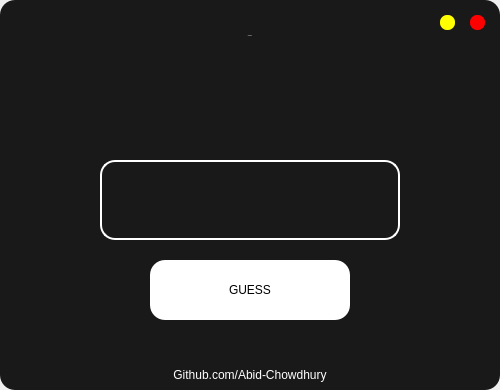
<?xml version="1.0" encoding="UTF-8"?>
<ui version="4.0">
 <class>MainWindow</class>
 <widget class="QMainWindow" name="MainWindow">
  <property name="geometry">
   <rect>
    <x>0</x>
    <y>0</y>
    <width>500</width>
    <height>390</height>
   </rect>
  </property>
  <property name="windowTitle">
   <string>MainWindow</string>
  </property>
  <widget class="QWidget" name="centralwidget">
   <widget class="QFrame" name="frame">
    <property name="geometry">
     <rect>
      <x>0</x>
      <y>0</y>
      <width>500</width>
      <height>390</height>
     </rect>
    </property>
    <property name="cursor">
     <cursorShape>ArrowCursor</cursorShape>
    </property>
    <property name="styleSheet">
     <string notr="true">QFrame {
	background-color: rgb(25,25,25);
	border-radius: 15px;

}</string>
    </property>
    <property name="frameShape">
     <enum>QFrame::StyledPanel</enum>
    </property>
    <property name="frameShadow">
     <enum>QFrame::Raised</enum>
    </property>
    <widget class="QLabel" name="label_title">
     <property name="geometry">
      <rect>
       <x>0</x>
       <y>0</y>
       <width>500</width>
       <height>70</height>
      </rect>
     </property>
     <property name="font">
      <font>
       <family>Adam Bold</family>
       <pointsize>-1</pointsize>
       <italic>false</italic>
       <bold>false</bold>
       <stylestrategy>PreferAntialias</stylestrategy>
      </font>
     </property>
     <property name="styleSheet">
      <string notr="true">QLabel {
	color: white;
	font: 40px  &quot;Adam Bold&quot;;
	background: none
}</string>
     </property>
     <property name="text">
      <string>WORDLE</string>
     </property>
     <property name="alignment">
      <set>Qt::AlignCenter</set>
     </property>
    </widget>
    <widget class="QLineEdit" name="entry_guess">
     <property name="geometry">
      <rect>
       <x>100</x>
       <y>160</y>
       <width>300</width>
       <height>80</height>
      </rect>
     </property>
     <property name="font">
      <font>
       <family>Adam Bold</family>
       <pointsize>-1</pointsize>
       <italic>false</italic>
       <bold>false</bold>
       <stylestrategy>PreferAntialias</stylestrategy>
      </font>
     </property>
     <property name="cursor">
      <cursorShape>IBeamCursor</cursorShape>
     </property>
     <property name="focusPolicy">
      <enum>Qt::StrongFocus</enum>
     </property>
     <property name="styleSheet">
      <string notr="true">QLineEdit {
	color: rgb(255,255,255);
	background-color: rgba(0,0,0,0);
	border: 2px solid rgba(255,255,255,255);
	border-radius: 15px;
	font: 50px &quot;Adam Bold&quot;;
	text-transform: uppercase;
}

</string>
     </property>
     <property name="maxLength">
      <number>5</number>
     </property>
     <property name="frame">
      <bool>true</bool>
     </property>
     <property name="echoMode">
      <enum>QLineEdit::Normal</enum>
     </property>
     <property name="alignment">
      <set>Qt::AlignCenter</set>
     </property>
     <property name="dragEnabled">
      <bool>false</bool>
     </property>
     <property name="readOnly">
      <bool>false</bool>
     </property>
     <property name="cursorMoveStyle">
      <enum>Qt::LogicalMoveStyle</enum>
     </property>
     <property name="clearButtonEnabled">
      <bool>false</bool>
     </property>
    </widget>
    <widget class="QPushButton" name="button_guess">
     <property name="geometry">
      <rect>
       <x>150</x>
       <y>260</y>
       <width>200</width>
       <height>60</height>
      </rect>
     </property>
     <property name="styleSheet">
      <string notr="true">QPushButton {
	color: black;
	background-color: white;
	font: 40px &quot;Adam Bold&quot;;
	border-radius: 15px;
}

QPushButton::hover {
	font: 42px &quot;Adam Bold&quot;
}

</string>
     </property>
     <property name="text">
      <string>GUESS</string>
     </property>
    </widget>
    <widget class="QPushButton" name="button_minimize">
     <property name="geometry">
      <rect>
       <x>440</x>
       <y>15</y>
       <width>15</width>
       <height>15</height>
      </rect>
     </property>
     <property name="styleSheet">
      <string notr="true">QPushButton {
	background-color: #ff0;
	border-radius: 7px;
}
</string>
     </property>
     <property name="text">
      <string/>
     </property>
    </widget>
    <widget class="QPushButton" name="button_close">
     <property name="geometry">
      <rect>
       <x>470</x>
       <y>15</y>
       <width>15</width>
       <height>15</height>
      </rect>
     </property>
     <property name="styleSheet">
      <string notr="true">QPushButton {
	background-color: #ff0000;
	border-radius: 7px
}</string>
     </property>
     <property name="text">
      <string/>
     </property>
    </widget>
    <widget class="QPushButton" name="button_credit">
     <property name="geometry">
      <rect>
       <x>0</x>
       <y>360</y>
       <width>500</width>
       <height>30</height>
      </rect>
     </property>
     <property name="styleSheet">
      <string notr="true">QPushButton {
	color: white;
	font: 20px &quot;Adam Medium&quot;;
	border-radius: 15px;
}

QPushButton::hover {
	font: 22px &quot;Adam Bold&quot;
}</string>
     </property>
     <property name="text">
      <string>Github.com/Abid-Chowdhury</string>
     </property>
    </widget>
    <widget class="QLabel" name="label_previous_guess_1">
     <property name="geometry">
      <rect>
       <x>70</x>
       <y>90</y>
       <width>70</width>
       <height>70</height>
      </rect>
     </property>
     <property name="styleSheet">
      <string notr="true">QLabel {
	color: rgb(150,150,150);
	font: 40px &quot;Adam Bold&quot;;
	background-color: rgba(0,0,0,0);

}</string>
     </property>
     <property name="text">
      <string/>
     </property>
     <property name="alignment">
      <set>Qt::AlignCenter</set>
     </property>
    </widget>
    <widget class="QLabel" name="label_previous_guess_3">
     <property name="geometry">
      <rect>
       <x>210</x>
       <y>90</y>
       <width>70</width>
       <height>70</height>
      </rect>
     </property>
     <property name="styleSheet">
      <string notr="true">QLabel {
	color: rgb(150,150,150);
	font: 40px &quot;Adam Bold&quot;;
	background-color: rgba(0,0,0,0);
	
}</string>
     </property>
     <property name="text">
      <string/>
     </property>
     <property name="alignment">
      <set>Qt::AlignCenter</set>
     </property>
    </widget>
    <widget class="QLabel" name="label_previous_guess_4">
     <property name="geometry">
      <rect>
       <x>280</x>
       <y>90</y>
       <width>70</width>
       <height>70</height>
      </rect>
     </property>
     <property name="styleSheet">
      <string notr="true">QLabel {
	color: rgb(150,150,150);
	font: 40px &quot;Adam Bold&quot;;
	background-color: rgba(0,0,0,0);

}</string>
     </property>
     <property name="text">
      <string/>
     </property>
     <property name="alignment">
      <set>Qt::AlignCenter</set>
     </property>
    </widget>
    <widget class="QLabel" name="label_previous_guess_5">
     <property name="geometry">
      <rect>
       <x>350</x>
       <y>90</y>
       <width>70</width>
       <height>70</height>
      </rect>
     </property>
     <property name="styleSheet">
      <string notr="true">QLabel {
	color: rgb(150,150,150);
	font: 40px &quot;Adam Bold&quot;;
	background-color: rgba(0,0,0,0);

}</string>
     </property>
     <property name="text">
      <string/>
     </property>
     <property name="alignment">
      <set>Qt::AlignCenter</set>
     </property>
    </widget>
    <widget class="QLabel" name="label_previous_guess_2">
     <property name="geometry">
      <rect>
       <x>140</x>
       <y>90</y>
       <width>70</width>
       <height>70</height>
      </rect>
     </property>
     <property name="styleSheet">
      <string notr="true">QLabel {
	color: rgb(150,150,150);
	font: 40px &quot;Adam Bold&quot;;
	background-color: rgba(0,0,0,0);

}</string>
     </property>
     <property name="text">
      <string/>
     </property>
     <property name="alignment">
      <set>Qt::AlignCenter</set>
     </property>
    </widget>
   </widget>
  </widget>
 </widget>
 <resources/>
 <connections/>
</ui>
